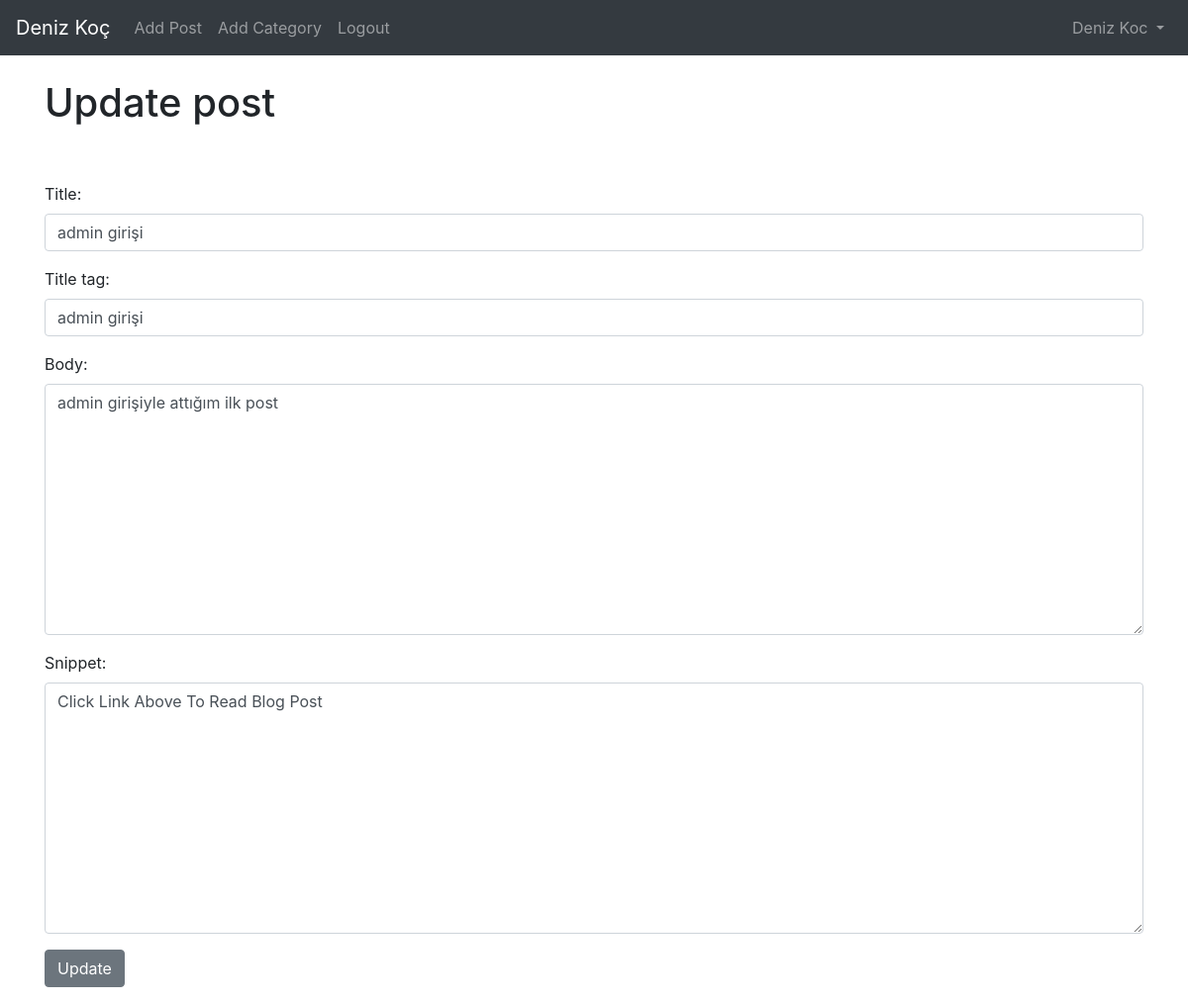
Screenshot of /article/edit/3 (signed in) with the database file from the repository.
### theblog/models.py (models this page shows, shortened)
class Post(models.Model):
    title = models.CharField(max_length=255)
    header_image = models.ImageField(null=True, blank=True, upload_to = "images/")
    title_tag = models.CharField(max_length=255)
    author = models.ForeignKey(User,on_delete=models.CASCADE)
    body = RichTextField(blank=True , null=True)
    post_date = models.DateField(auto_now_add=True)
    category = models.CharField(max_length=255, default='coding')
    snippet = models.CharField(max_length=255)
    likes = models.ManyToManyField(User, related_name='blog_posts')

### theblog/views.py (the view)
# urls.py: path('article/edit/<int:pk>', UpdatePostView.as_view(), name='update_post'),
class UpdatePostView(UpdateView):
    model = Post
    form_class = EditForm
    template_name = 'update_post.html'

### theblog/forms.py
class EditForm(forms.ModelForm):
    class Meta:
        model = Post
        fields = ('title','title_tag','body','snippet')
        widgets = {
            'title': forms.TextInput(attrs={'class':'form-control','placeholder': 'Başlık yazınız'}),
            'title_tag': forms.TextInput(attrs={'class':'form-control'}),
            'author': forms.Select(attrs={'class':'form-control'}),
            'body': forms.Textarea(attrs={'class':'form-control','placeholder': 'Ne düşünüyorsun?'}),
            'snippet': forms.Textarea(attrs={'class': 'form-control'})
        }

### theblog/templates/update_post.html (shortened to what this page needs)
{% extends 'base.html'%}
{% block content %}
{% if user.is_authenticated %}
   {% if user.id == post.author.id %}
      <h1> Update post </h1>
      <br/><br/>
      <div class="form-group">
        <form method="POST">
           {{ form.as_p }}
          <button class="btn btn-secondary">Update</button>
       </div>
       {% else %}
          You're not allowed here (and you know it!)
          {% endif %}
{% else %}
You're not allowed here (and you know it!)
{% endif %}
{% endblock %}

### theblog/templates/base.html (shortened to what this page needs)
<!DOCTYPE html>
<html >
  <head>
    <link rel="stylesheet" href="https://stackpath.bootstrapcdn.com/bootstrap/4.5.2/css/bootstrap.min.css">
  </head>
  <body>
   <nav class="navbar navbar-expand-lg navbar-dark bg-dark">
   <a class="navbar-brand" href={% url 'home'%}>Deniz Koç</a>
  <div class="collapse navbar-collapse" id="navbarSupportedContent">
  <ul class="navbar-nav mr-auto">
      {% if user.is_authenticated %}
        <li class="nav-item">
          <a class="nav-link"  href="{% url 'add_post'%}">Add Post</a>
          </li>
          <li class="nav-item">
          <a class="nav-link"  href="{% url 'add_category' %}">Add Category</a>
         </li>
     <li class="nav-item">
           <a class="nav-link"  href="{% url 'logout' %}">Logout</a>
            </li>
    {% endif %}
 </ul>
{% if user.is_authenticated %}
 {% if user.profile.id %}
   <ul class="navbar-nav ml-auto">
    <li class="nav-item dropdown">
        <a class="nav-link dropdown-toggle" href="#" id="navbarDropdown" role="button" data-toggle="dropdown" aria-haspopup="true" aria-expanded="false">
          {{ user.first_name }}
          {{ user.last_name}}
        </a>
  </li>
  </ul>
 {% endif %}
{% endif %}
 </div>
 </nav>
 <br/>
 <div class="container">
 {% block content %}
{% endblock %}
    </div>
  </body>
</html>

### rows the page displays
Post: title "admin girişi", title_tag "admin girişi", body "admin girişiyle attığım ilk post", snippet "Click Link Above To Read Blog Post"

### other values shown
{{ user.first_name }} "Deniz"
{{ user.last_name }} "Koc"
